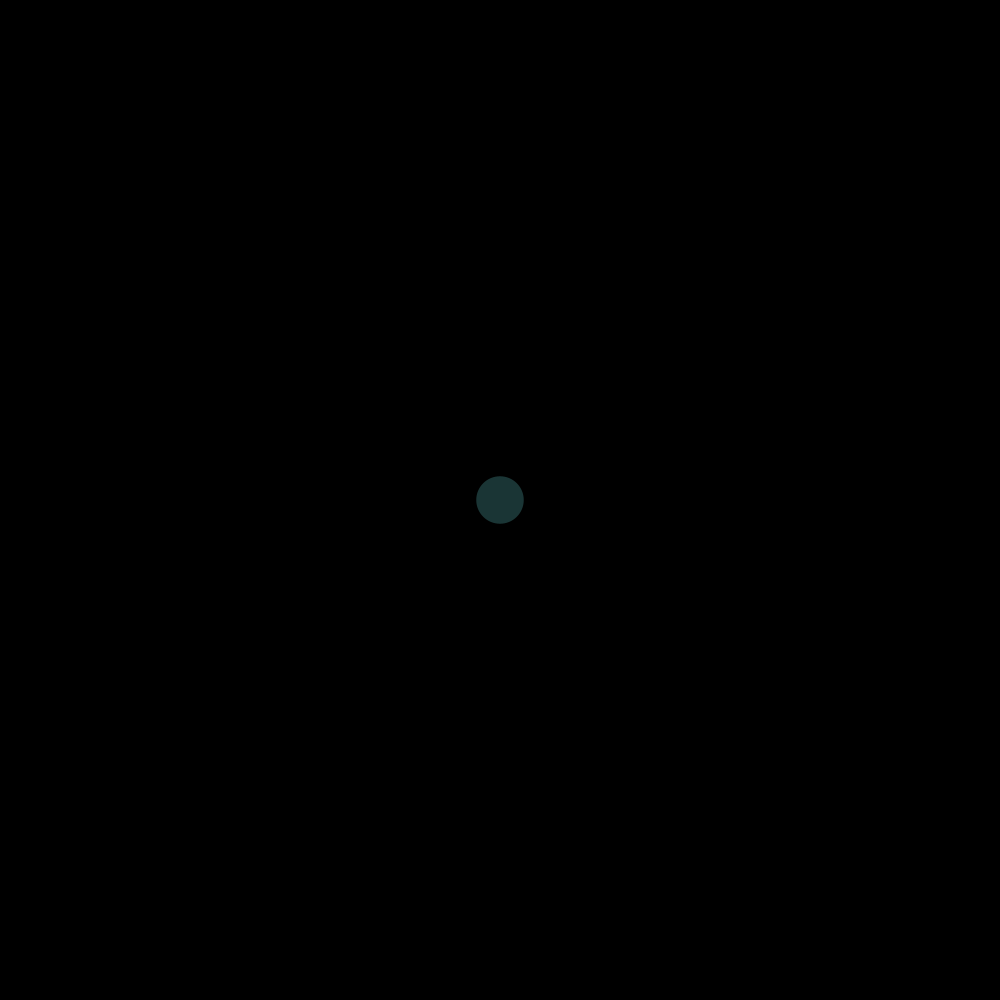
Frame 1 (no input)
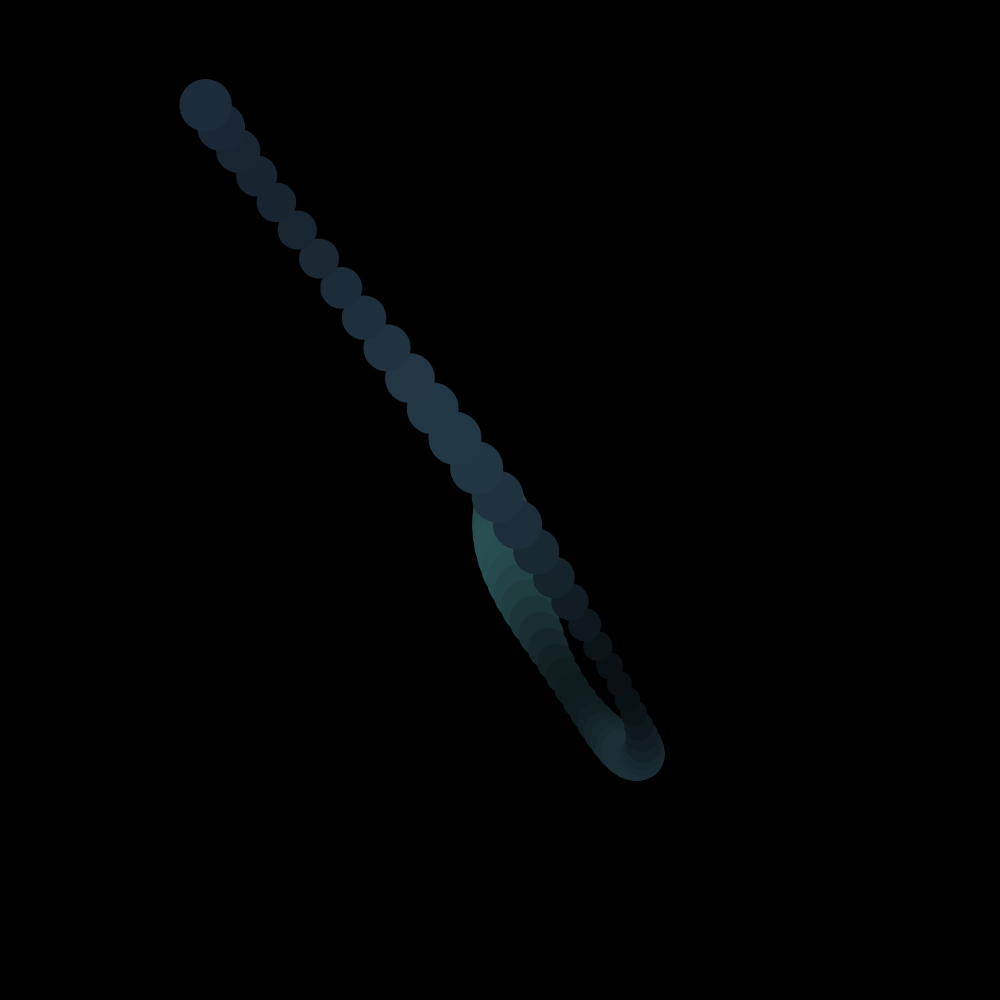
Frame 60 (the mouse pressed at the canvas centre just before this capture)
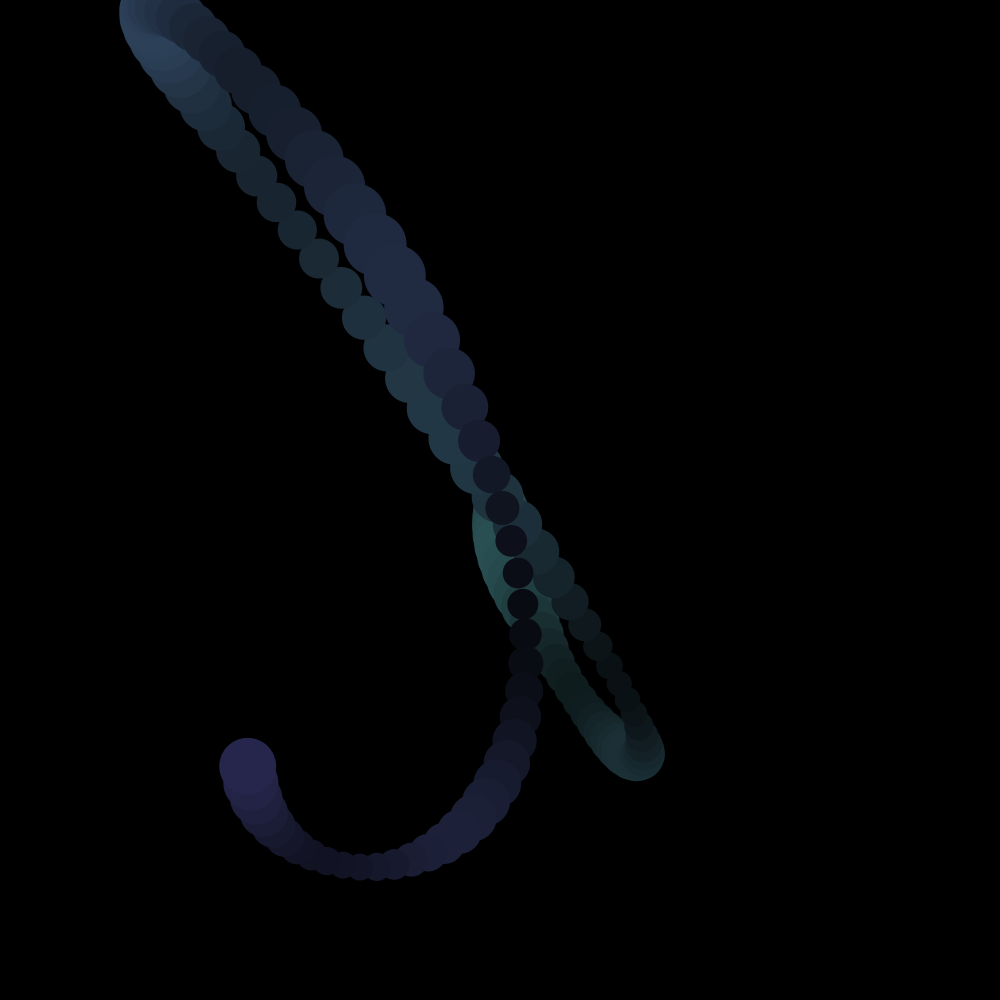
Frame 120 (the mouse held since frame 60 and released just before this capture)

The Processing sketch that drew these frames (run headless with seeded random() and noise(); from frame 60 on, the mouse is pressed at the canvas centre):

// Processing sketch: processing_64463
// ── processing_64463.pde

float x=0;
float b=0;
void setup() {
size(1000,1000);
background(0);
colorMode(HSB, 100);
smooth();
noStroke();
}
void draw(){
  float x = map(sin(b)*sin(b*0.2)*sin(b*0.45), -1, 1, 0,width);
  float y = map(sin(b)*sin(b*0.3), -1, 1, 0,height);
 float co=map(sin(b*0.04), -1,1,0,100);
 float sz=map(sin(b*1.8)*sin(b*3.1),-1,1,25,70);
float bright=map(sin(b*1.7)*sin(b*3.1),-1,1, 7,35);
  fill(co,50,bright);
  ellipse(x,y,sz,sz);
  
  x=x+1;
  b=b+0.07;
}
